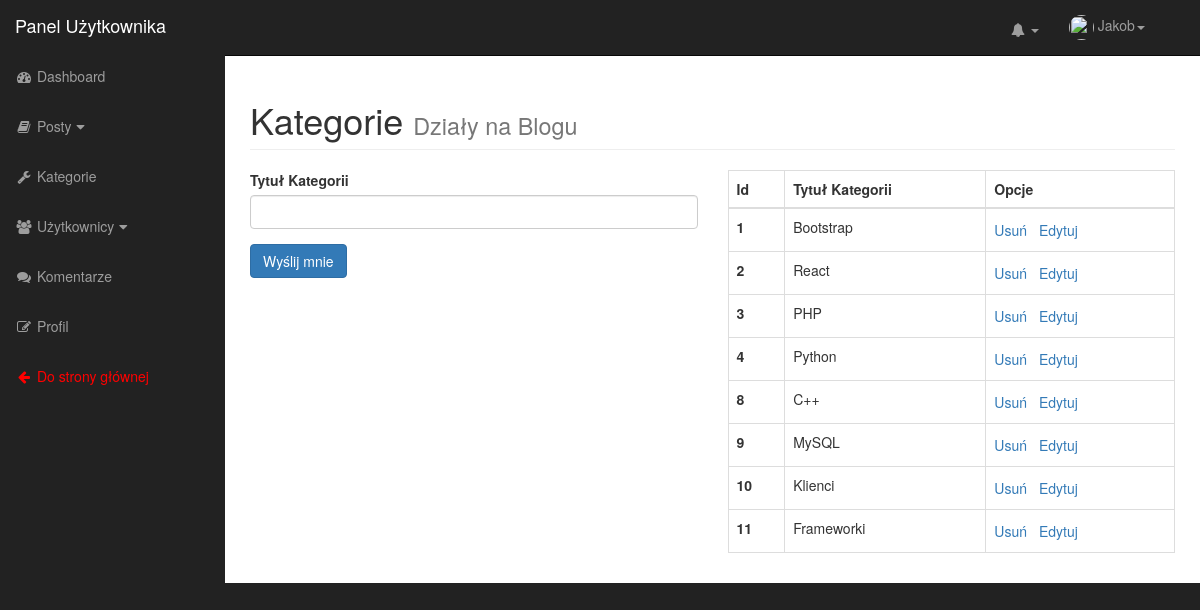
Screenshot of /admin/categories.php (signed in) with the database file from the repository.
### tables this page shows
CREATE TABLE `categories` (
  `id` int(3) NOT NULL,
  `title` varchar(255) NOT NULL
);

### admin/includes/sections/categories_content.php (the view, shortened to what this page needs)
<div class="row">
  <div class="col-xs-6">
    <form method="post" action="<?php echo htmlspecialchars($_SERVER["PHP_SELF"]); ?>">
      <div class="form-group">
        <label for="cat_title">Tytuł Kategorii</label>
        <input class="form-control" value="<?php echo $cat_title; ?>" name="cat_title" type="text">
      </div>
      <div class="form-group">
        <button class="btn btn-primary" type="submit">Wyślij mnie</button>
      </div>
    </form>
  </div>
  <div class="col-xs-6">
    <table class="table table-responsive table-bordered table-hover">
      <thead>
        <tr>
          <th scope="col">Id</th>
          <th scope="col">Tytuł Kategorii</th>
          <th scope="col">Opcje</th>
        </tr>
      </thead>
      <tbody>
        <?php
         $query = "SELECT * FROM categories";
         $result_categories = mysqli_query($link,$query);
         while ($row = mysqli_fetch_assoc($result_categories)) {
           $cat_id = $row['id'];
           $cat_title = $row['title']; ?>
           <tr>
             <th scope="row"><?php echo $cat_id; ?></th>
             <td><?php echo $cat_title; ?></td>
             <td>
               <a class="btn-link delete" href="<?php echo htmlspecialchars($_SERVER["PHP_SELF"]).'?dlt='.$cat_id; ?>">Usuń</a>
               <button class="edit-btn btn-link" data-id="<?php echo $cat_id; ?>" data-title = "<?php echo $cat_title; ?>">Edytuj</button>
             </td>
           </tr>
        <?php  } ?>
      </tbody>
    </table>
  </div>
</div>

### admin/css/sb-admin.css (style rules this page uses)
body { margin-top: 100px; background-color: #222; }
@media (min-width:768px) { body { margin-top: 50px; } }

### rows the page displays
categories: id "1", title "Bootstrap"
categories: id "2", title "React"
categories: id "3", title "PHP"
categories: id "4", title "Python"
categories: id "8", title "C++"
categories: id "9", title "MySQL"
categories: id "10", title "Klienci"
categories: id "11", title "Frameworki"

### other values shown
$_SESSION['username'] "Jakob"
$title "Kategorie"
$sub "Działy na Blogu"
